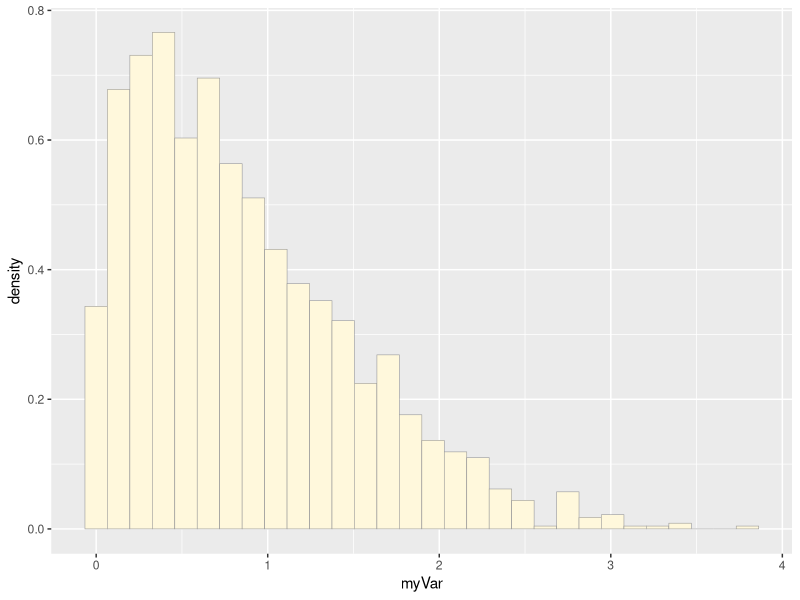
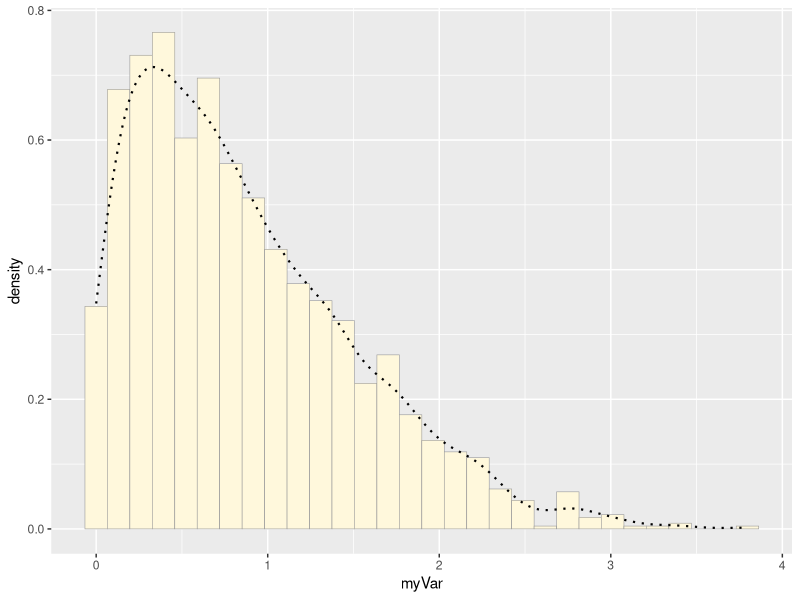
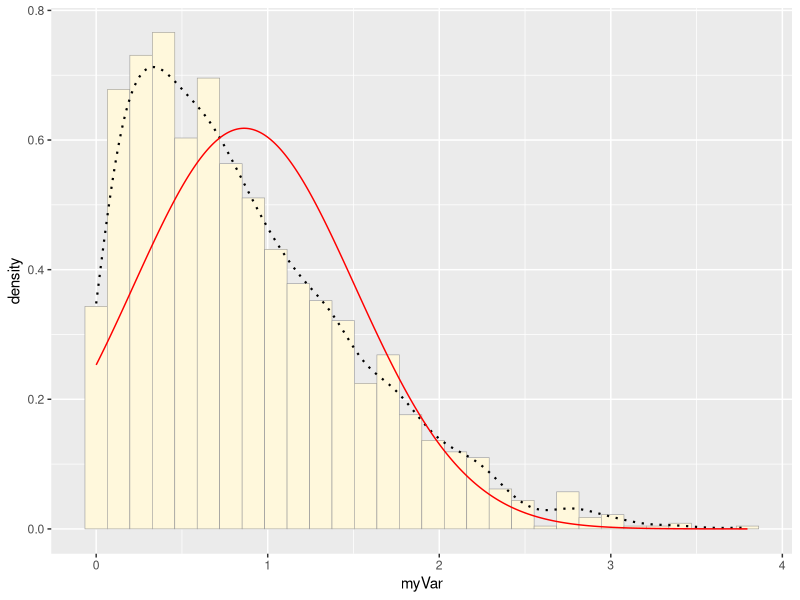
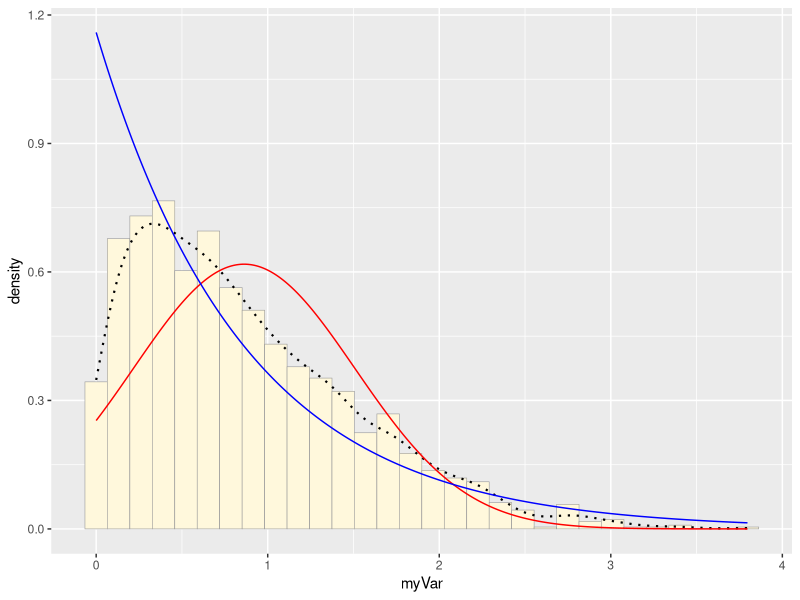
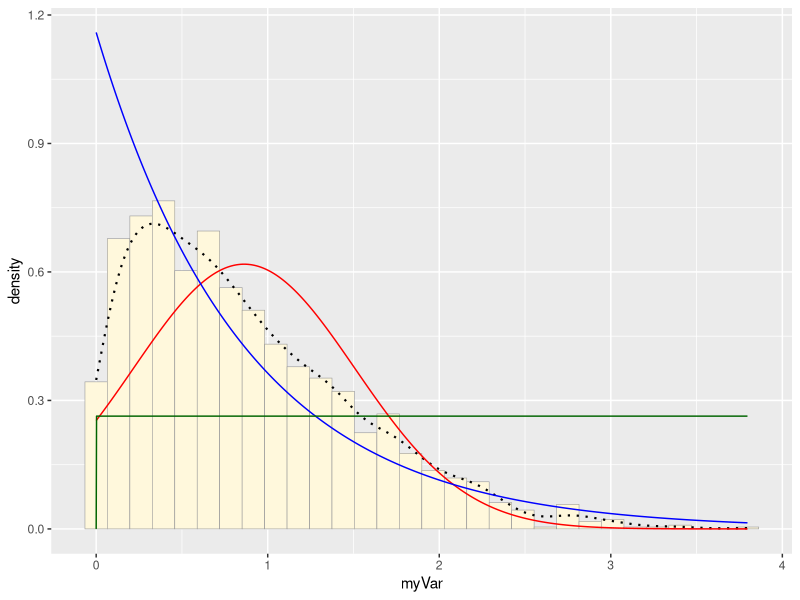
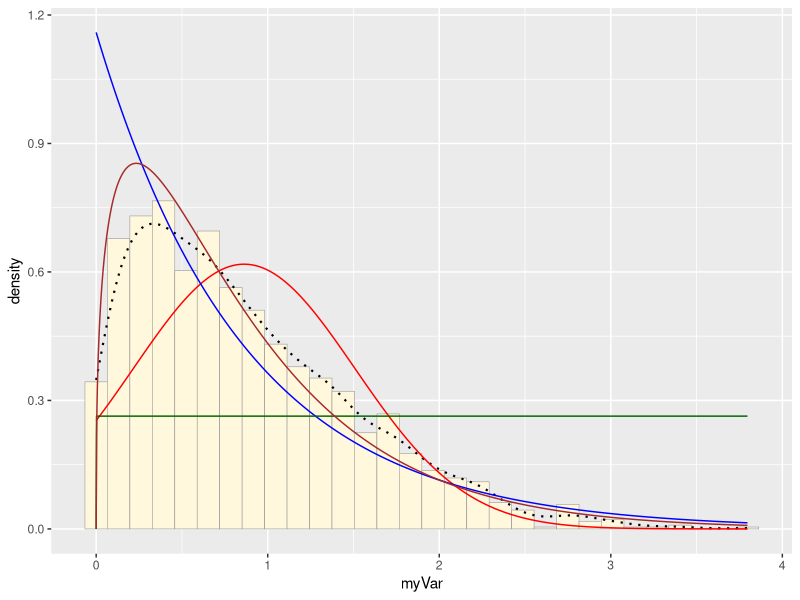
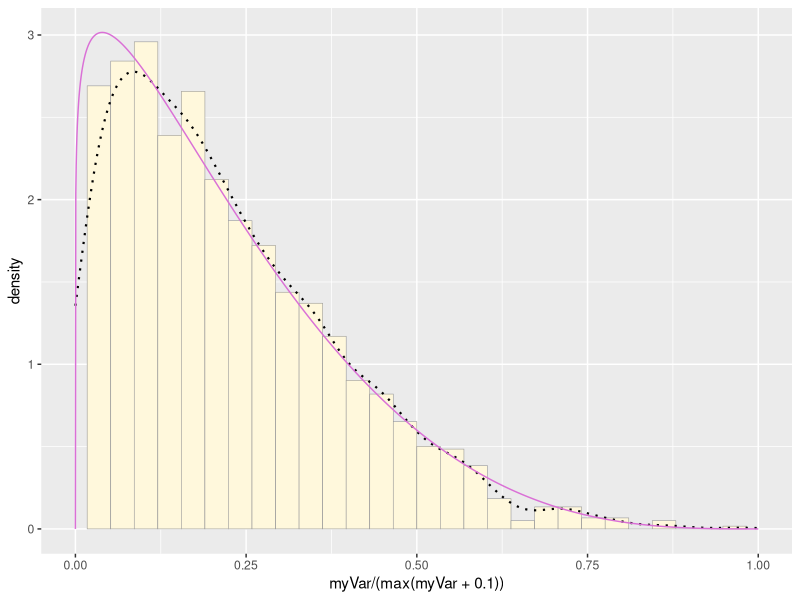
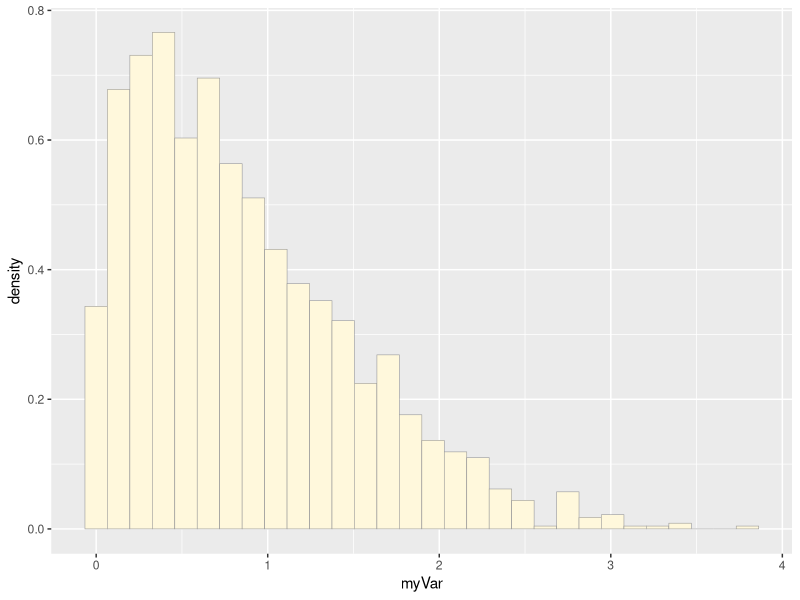

Recreate these plots in R, in order.
## ---- chunk 1
library(ggplot2)
library(MASS)

z <- rnorm(n=3000,mean=0.2)
z <- data.frame(1:3000,z)
names(z) <- list("ID","myVar")
z <- z[z$myVar>0,]
str(z)
summary(z$myVar)

p1 <- ggplot(data=z, aes(x=myVar, y=..density..)) +
  geom_histogram(color="grey60",fill="cornsilk",size=0.2) 
print(p1)

p1 <-  p1 +  geom_density(linetype="dotted",size=0.75)
print(p1)

normPars <- fitdistr(z$myVar,"normal")
print(normPars)
str(normPars)
normPars$estimate["mean"] 

meanML <- normPars$estimate["mean"]
sdML <- normPars$estimate["sd"]

xval <- seq(0,max(z$myVar),len=length(z$myVar))

 stat <- stat_function(aes(x = xval, y = ..y..), fun = dnorm, colour="red", n = length(z$myVar), args = list(mean = meanML, sd = sdML))
 p1 + stat
 
 expoPars <- fitdistr(z$myVar,"exponential")
rateML <- expoPars$estimate["rate"]

stat2 <- stat_function(aes(x = xval, y = ..y..), fun = dexp, colour="blue", n = length(z$myVar), args = list(rate=rateML))
 p1 + stat + stat2
 
 stat3 <- stat_function(aes(x = xval, y = ..y..), fun = dunif, colour="darkgreen", n = length(z$myVar), args = list(min=min(z$myVar), max=max(z$myVar)))
 p1 + stat + stat2 + stat3
 
 gammaPars <- fitdistr(z$myVar,"gamma")
shapeML <- gammaPars$estimate["shape"]
rateML <- gammaPars$estimate["rate"]

stat4 <- stat_function(aes(x = xval, y = ..y..), fun = dgamma, colour="brown", n = length(z$myVar), args = list(shape=shapeML, rate=rateML))
 p1 + stat + stat2 + stat3 + stat4
 
 pSpecial <- ggplot(data=z, aes(x=myVar/(max(myVar + 0.1)), y=..density..)) +
  geom_histogram(color="grey60",fill="cornsilk",size=0.2) + 
  xlim(c(0,1)) +
  geom_density(size=0.75,linetype="dotted")


betaPars <- fitdistr(x=z$myVar/max(z$myVar + 0.1),start=list(shape1=1,shape2=2),"beta")
shape1ML <- betaPars$estimate["shape1"]
shape2ML <- betaPars$estimate["shape2"]

statSpecial <- stat_function(aes(x = xval, y = ..y..), fun = dbeta, colour="orchid", n = length(z$myVar), args = list(shape1=shape1ML,shape2=shape2ML))
pSpecial + statSpecial


## ---- chunk 2
p1 <- ggplot(data=z, aes(x=myVar, y=..density..)) +
  geom_histogram(color="grey60",fill="cornsilk",size=0.2) 
print(p1)

p1 <-  p1 +  geom_density(linetype="dotted",size=0.75)
print(p1)

normPars <- fitdistr(z$myVar,"normal")
print(normPars)
str(normPars)
normPars$estimate["mean"] 

meanML <- normPars$estimate["mean"]
sdML <- normPars$estimate["sd"]

xval <- seq(0,max(z$myVar),len=length(z$myVar))

stat <- stat_function(aes(x = xval, y = ..y..), fun = dnorm, colour="red", n = length(z$myVar), args = list(mean = meanML, sd = sdML))
p1 + stat

expoPars <- fitdistr(z$myVar,"exponential")
rateML <- expoPars$estimate["rate"]

stat2 <- stat_function(aes(x = xval, y = ..y..), fun = dexp, colour="blue", n = length(z$myVar), args = list(rate=rateML))
p1 + stat + stat2

stat3 <- stat_function(aes(x = xval, y = ..y..), fun = dunif, colour="darkgreen", n = length(z$myVar), args = list(min=min(z$myVar), max=max(z$myVar)))
p1 + stat + stat2 + stat3

gammaPars <- fitdistr(z$myVar,"gamma")
shapeML <- gammaPars$estimate["shape"]
rateML <- gammaPars$estimate["rate"]

stat4 <- stat_function(aes(x = xval, y = ..y..), fun = dgamma, colour="brown", n = length(z$myVar), args = list(shape=shapeML, rate=rateML))
p1 + stat + stat2 + stat3 + stat4

pSpecial <- ggplot(data=z, aes(x=myVar/(max(myVar + 0.1)), y=..density..)) +
  geom_histogram(color="grey60",fill="cornsilk",size=0.2) + 
  xlim(c(0,1)) +
  geom_density(size=0.75,linetype="dotted")

betaPars <- fitdistr(x=z$myVar/max(z$myVar + 0.1),start=list(shape1=1,shape2=2),"beta")
shape1ML <- betaPars$estimate["shape1"]
shape2ML <- betaPars$estimate["shape2"]

pSpecial <- ggplot(data=z, aes(x=myVar/(max(myVar + 0.1)), y=..density..)) +
  geom_histogram(color="grey60",fill="cornsilk",size=0.2) + 
  xlim(c(0,1)) +
  geom_density(size=0.75,linetype="dotted")

betaPars <- fitdistr(x=z$myVar/max(z$myVar + 0.1),start=list(shape1=1,shape2=2),"beta")
shape1ML <- betaPars$estimate["shape1"]
shape2ML <- betaPars$estimate["shape2"]

statSpecial <- stat_function(aes(x = xval, y = ..y..), fun = dbeta, colour="orchid", n = length(z$myVar), args = list(shape1=shape1ML,shape2=shape2ML))
pSpecial + statSpecial


  

statSpecial <- stat_function(aes(x = xval, y = ..y..), fun = dbeta, colour="orchid", n = length(z$myVar), args = list(shape1=shape1ML,shape2=shape2ML))
pSpecial + statSpecial



beta<-rbeta(405, shape1ML, shape2ML, ncp = 0)
z <- data.frame(1:405,beta)
names(z) <- list("ID","myVar")
z <- z[z$myVar>0,]
str(z)
summary(z$myVar)
p1 <- ggplot(data=z, aes(x=myVar, y=..density..)) +
  geom_histogram(color="grey60",fill="cornsilk",size=0.2) 
print(p1)

p1 <-  p1 +  geom_density(linetype="dotted",size=0.75)
print(p1)

normPars <- fitdistr(z$myVar,"normal")
print(normPars)
str(normPars)
normPars$estimate["mean"] 
meanML <- normPars$estimate["mean"]
sdML <- normPars$estimate["sd"]

xval <- seq(0,max(z$myVar),len=length(z$myVar))

stat <- stat_function(aes(x = xval, y = ..y..), fun = dnorm, colour="red", n = length(z$myVar), args = list(mean = meanML, sd = sdML))
p1 + stat

pSpecial <- ggplot(data=z, aes(x=myVar/(max(myVar + 0.1)), y=..density..)) +
  geom_histogram(color="grey60",fill="cornsilk",size=0.2) + 
  xlim(c(0,1)) +
  geom_density(size=0.75,linetype="dotted")

betaPars <- fitdistr(x=z$myVar/max(z$myVar + 0.1),start=list(shape1=1,shape2=2),"beta")
shape1ML <- betaPars$estimate["shape1"]
shape2ML <- betaPars$estimate["shape2"]

statSpecial <- stat_function(aes(x = xval, y = ..y..), fun = dbeta, colour="orchid", n = length(z$myVar), args = list(shape1=shape1ML,shape2=shape2ML))
pSpecial + statSpecial
## ---- chunk 3

beta<-rbeta(405, shape1ML, shape2ML, ncp = 0)
z <- data.frame(1:405,beta)
names(z) <- list("ID","myVar")
z <- z[z$myVar>0,]
str(z)
summary(z$myVar)
p1 <- ggplot(data=z, aes(x=myVar, y=..density..)) +
  geom_histogram(color="grey60",fill="cornsilk",size=0.2) 
print(p1)

p1 <-  p1 +  geom_density(linetype="dotted",size=0.75)
print(p1)

normPars <- fitdistr(z$myVar,"normal")
print(normPars)
str(normPars)
normPars$estimate["mean"] 
meanML <- normPars$estimate["mean"]
sdML <- normPars$estimate["sd"]

xval <- seq(0,max(z$myVar),len=length(z$myVar))

stat <- stat_function(aes(x = xval, y = ..y..), fun = dnorm, colour="red", n = length(z$myVar), args = list(mean = meanML, sd = sdML))
p1 + stat

pSpecial <- ggplot(data=z, aes(x=myVar/(max(myVar + 0.1)), y=..density..)) +
  geom_histogram(color="grey60",fill="cornsilk",size=0.2) + 
  xlim(c(0,1)) +
  geom_density(size=0.75,linetype="dotted")

betaPars <- fitdistr(x=z$myVar/max(z$myVar + 0.1),start=list(shape1=1,shape2=2),"beta")
shape1ML <- betaPars$estimate["shape1"]
shape2ML <- betaPars$estimate["shape2"]

statSpecial <- stat_function(aes(x = xval, y = ..y..), fun = dbeta, colour="orchid", n = length(z$myVar), args = list(shape1=shape1ML,shape2=shape2ML))
pSpecial + statSpecial


